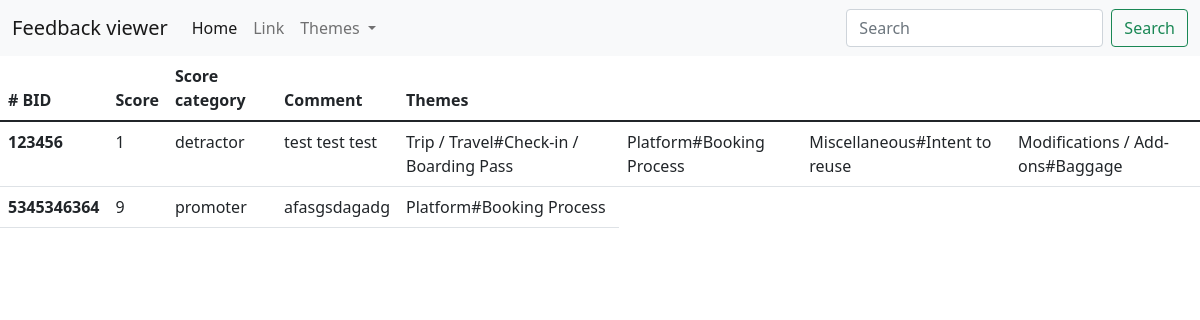
The page / on the database its author committed.
### feedback/models.py (models this page shows, shortened)
class NPS(models.Model): # needs review, update types, add more fields, later connect this to booking model
    loaded_in_db_timestamp = models.DateTimeField(auto_now_add=True)
    age = models.CharField(max_length=100, null=True, blank=True)
    age_bucket = models.CharField(max_length=100, null=True, blank=True)
    airlines = models.CharField(max_length=100, null=True, blank=True)
    airlines_names = models.CharField(max_length=100, null=True, blank=True)
    bags = models.CharField(max_length=100, null=True, blank=True)
    bags_bucket = models.CharField(max_length=100, null=True, blank=True)
    haul = models.CharField(max_length=100, null=True, blank=True)
    bid = models.CharField(max_length=100, null=True, blank=True)
    comment = models.CharField(max_length=100, null=True, blank=True)
    comment_original = models.CharField(max_length=100, null=True, blank=True)
    created_at = models.DateTimeField(null=True, blank=True)
    customer_nationality = models.CharField(max_length=100, null=True, blank=True)
    fare_type_name = models.CharField(max_length=100, null=True, blank=True)
    has_score = models.BooleanField()
    review_id = models.CharField(max_length=250, null=True, blank=True)
    nomad = models.BooleanField()
    partner = models.CharField(max_length=100, null=True, blank=True)
    score = models.IntegerField(null=True, blank=True)
    score_category = models.CharField(max_length=100, null=True, blank=True)
    source = models.CharField(max_length=100, null=True, blank=True)
    theme_label = models.ManyToManyField(Theme_label, related_name='theme_labels', blank=True)

class Theme_label(models.Model):
    name = models.CharField(max_length=250, null=True, blank=True)

### feedback/views.py (the view)
# urls.py: path('', home, name="home"),
def home(request):
    nps_items = NPS.objects.all()
    themes = Theme_label.objects.all()
    author = Author.objects.all()
    context = {
        'nps_items': nps_items,
        'themes': themes,
        'author': author,
    }
    return render(request, 'feedback/index.html', context)

### templates/feedback/index.html
{% extends 'base.html' %}
{% block content%}
{% include 'components/table.html' %}
{% endblock %}

### templates/components/table.html
<table class="table">
        <thead>
            <tr>
            <th scope="col"># BID</th>
            <th scope="col">Score</th>
            <th scope="col">Score category</th>
            <th scope="col">Comment</th>
            <th scope="col">Themes</th>
            </tr>
        </thead>
        <tbody>
        {% for n in nps_items %}
            <tr>
            <th scope="row">{{n.bid}}</th>
            <td>{{n.score}}</td>
            <td>{{n.score_category}}</td>
            <td>{{n.comment}}</td>
            {% for t in n.theme_label.all %}
            <td>{{t.name}}</td>
            {%endfor%}
            </tr>
        {%endfor%}
    </tbody>
</table>

### rows shown on the page
NPS: bid "123456", score "1", score_category "detractor", comment "test test test"
Theme_label: name "Trip / Travel#Check-in / Boarding Pass"
Theme_label: name "Platform#Booking Process"
Theme_label: name "Miscellaneous#Intent to reuse"
Theme_label: name "Modifications / Add-ons#Baggage"
NPS: bid "5345346364", score "9", score_category "promoter", comment "afasgsdagadg"
